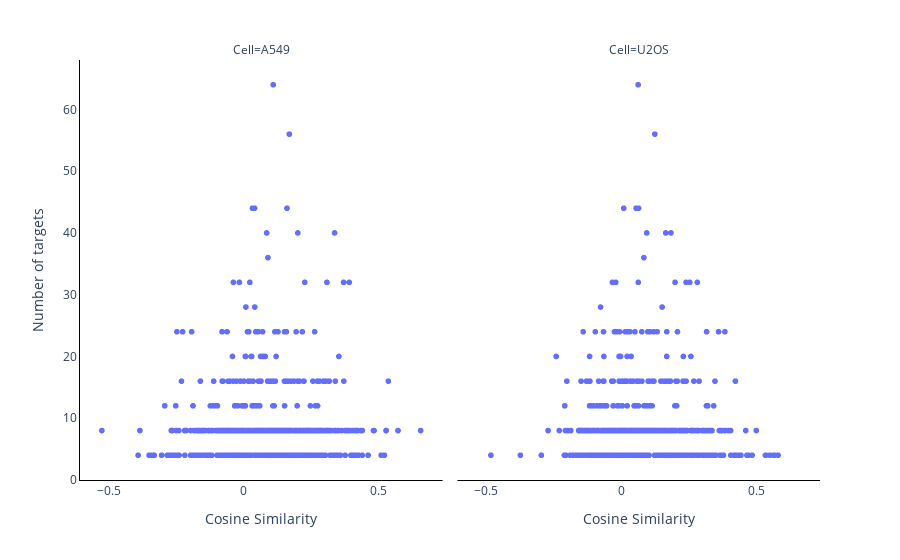

The notebook cell saved with this chart:
### Code cell
fig = px.scatter(
    matching_df,
    x='cosine_sim',
    y='n_targets',
    facet_col = 'Cell',
    facet_row = 'Genetic_Perturbation'
)
fig.update_layout(
    xaxis1=dict(title='Cosine Similarity', linecolor = "#000000"),
    xaxis2=dict(title='Cosine Similarity', linecolor = "#000000"),
    xaxis3=dict(linecolor = "#000000"),
    xaxis4=dict(linecolor = "#000000"),
    yaxis1=dict(title='Number of targets', linecolor = "#000000"),
    yaxis2=dict(linecolor = "#000000"),
    yaxis3=dict(title='Number of targets', linecolor = "#000000"),
    yaxis4=dict(linecolor = "#000000"),
    paper_bgcolor='rgba(0,0,0,0)',
    plot_bgcolor='rgba(0,0,0,0)',
)
fig.for_each_annotation(lambda a: a.update(text=a.text.replace("Modality1=", "")))
fig.show()
fig.write_image('figures/5.cosine_similarities_ntargets.png', width=640, height=480, scale=2)

### Figure 1 — Plotly figure (JSON) as saved in the notebook; plotly's stock layout.template omitted (floating-point values rounded to 4 significant figures; data arrays with more than 128 entries replaced by an {"elided": "..."} marker saying what was removed)
{"data": [{"hovertemplate": "Cell=A549<br>cosine_sim=%{x}<br>n_targets=%{y}<extra></extra>", "legendgroup": "", "marker": {"color": "#636efa", "symbol": "circle"}, "mode": "markers", "name": "", "showlegend": false, "type": "scattergl", "x": {"elided": "612 float values"}, "xaxis": "x", "y": {"elided": "612 int values"}, "yaxis": "y"}, {"hovertemplate": "Cell=U2OS<br>cosine_sim=%{x}<br>n_targets=%{y}<extra></extra>", "legendgroup": "", "marker": {"color": "#636efa", "symbol": "circle"}, "mode": "markers", "name": "", "showlegend": false, "type": "scattergl", "x": {"elided": "612 float values"}, "xaxis": "x2", "y": {"elided": "612 int values"}, "yaxis": "y2"}], "layout": {"annotations": [{"font": {}, "showarrow": false, "text": "Cell=A549", "x": 0.245, "xanchor": "center", "xref": "paper", "y": 1, "yanchor": "bottom", "yref": "paper"}, {"font": {}, "showarrow": false, "text": "Cell=U2OS", "x": 0.755, "xanchor": "center", "xref": "paper", "y": 1, "yanchor": "bottom", "yref": "paper"}], "legend": {"tracegroupgap": 0}, "margin": {"t": 60}, "paper_bgcolor": "rgba(0,0,0,0)", "plot_bgcolor": "rgba(0,0,0,0)", "xaxis": {"anchor": "y", "domain": [0, 0.49], "linecolor": "#000000", "title": {"text": "Cosine Similarity"}}, "xaxis2": {"anchor": "y2", "domain": [0.51, 1], "linecolor": "#000000", "matches": "x", "title": {"text": "Cosine Similarity"}}, "yaxis": {"anchor": "x", "domain": [0, 1], "linecolor": "#000000", "title": {"text": "Number of targets"}}, "yaxis2": {"anchor": "x2", "domain": [0, 1], "matches": "y", "showticklabels": false}}}
